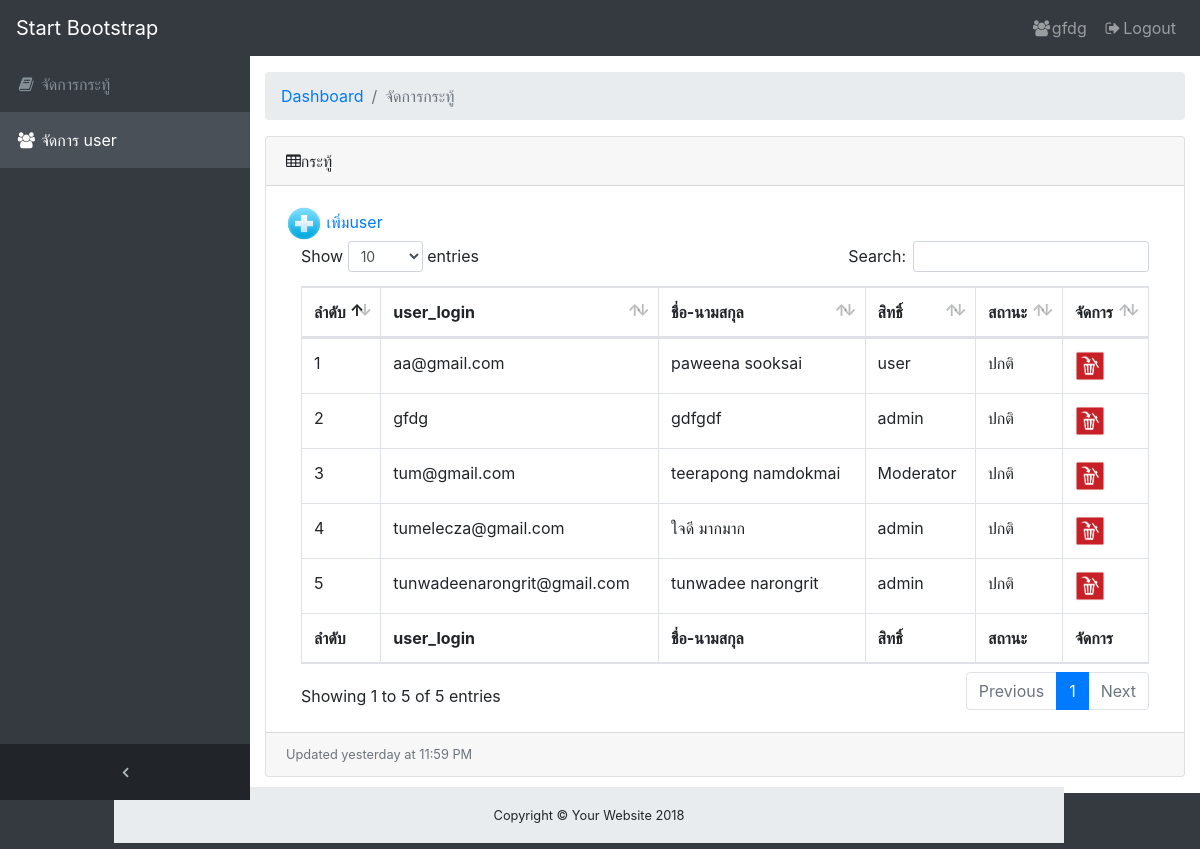
The page /admin/manage_user.php (signed in) on the database its author committed.
### tables this page shows
CREATE TABLE `users` (
  `user_login` varchar(30) NOT NULL,
  `password` text NOT NULL,
  `user_fullname` varchar(200) NOT NULL,
  `user_type_id` varchar(10) NOT NULL,
  `user_status` varchar(1) NOT NULL,
  `last_login` date NOT NULL,
  `create_date` datetime NOT NULL,
  `create_by` varchar(50) NOT NULL,
  `update_date` datetime NOT NULL,
  `update_by` varchar(50) NOT NULL
);

CREATE TABLE `user_type` (
  `user_type_id` int(11) NOT NULL,
  `user_type_name` varchar(100) NOT NULL,
  `status` int(1) NOT NULL,
  `create_date` datetime NOT NULL,
  `create_by` varchar(100) NOT NULL,
  `update_date` datetime NOT NULL,
  `update_by` varchar(100) NOT NULL
);

### admin/manage_user.php (the view, shortened to what this page needs)
<?php
if($_SESSION["session_user"]!="" && $_SESSION["user_type"]=="admin" ){
?>
<!DOCTYPE html>
<html lang="en">
<head>
  <link href="../vendor/bootstrap/css/bootstrap.min.css" rel="stylesheet">
  <link href="../vendor/font-awesome/css/font-awesome.min.css" rel="stylesheet" type="text/css">
  <link href="../vendor/datatables/dataTables.bootstrap4.css" rel="stylesheet">
  <link href="../css/sb-admin.css" rel="stylesheet">
</head>
<body class="fixed-nav sticky-footer bg-dark" id="page-top">
  <nav class="navbar navbar-expand-lg navbar-dark bg-dark fixed-top" id="mainNav">
    <a class="navbar-brand" href="index.html">Start Bootstrap</a>
    <div class="collapse navbar-collapse" id="navbarResponsive">
      <ul class="navbar-nav navbar-sidenav" id="exampleAccordion">
        <li class="nav-item" data-toggle="tooltip" data-placement="right" title="Dashboard">
          <a class="nav-link" href="index.php">
            <i class="fa fa-fw fa-book" ></i>
            <span class="nav-link-text">จัดการกระทู้</span>
          </a>
        </li>
        <li class="nav-item active" data-toggle="tooltip" data-placement="right" title="Dashboard">
          <a class="nav-link" href="manage_user.php">
            <i class="fa fa-fw fa-users" ></i>
            <span class="nav-link-text">จัดการ user</span>
          </a>
        </li>
      </ul>
      <ul class="navbar-nav sidenav-toggler">
        <li class="nav-item">
          <a class="nav-link text-center" id="sidenavToggler">
            <i class="fa fa-fw fa-angle-left"></i>
          </a>
        </li>
      </ul>
      <ul class="navbar-nav ml-auto">
		<li class="nav-item">
          <a class="nav-link" data-toggle="modal" data-target="#exampleModal">
            <i class="fa fa-fw fa-users"></i><?php echo $_SESSION["session_user"];?></a>
        </li>
        <li class="nav-item">
          <a class="nav-link" data-toggle="modal" data-target="#exampleModal">
            <i class="fa fa-fw fa-sign-out"></i>Logout</a>
        </li>
      </ul>
    </div>
  </nav>
  <div class="content-wrapper">
    <div class="container-fluid">
      <ol class="breadcrumb">
        <li class="breadcrumb-item">
          <a href="#">Dashboard</a>
        </li>
        <li class="breadcrumb-item active">จัดการกระทู้</li>
      </ol>
      <div class="card mb-3">
        <div class="card-header">
          <i class="fa fa-table"></i>กระทู้</div>
        <div class="card-body">
          <div class="table-responsive">
          <div><a href="formAdd_user.php"><img src="../img/add.png" width="36" height="35"> เพิ่มuser</a></div>
            <table class="table table-bordered" id="dataTable" width="100%" cellspacing="0">
              <thead>
                <tr>
                  <th>ลำดับ</th>
                  <th>user_login</th>
                  <th>ชื่อ-นามสกุล</th>
                  <th>สิทธิ์</th>
                  <th>สถานะ</th>
                  <th>จัดการ</th>
                </tr>
              </thead>
              <tfoot>
                <tr>
                  <th>ลำดับ</th>
                  <th>user_login</th>
                  <th>ชื่อ-นามสกุล</th>
                  <th>สิทธิ์</th>
                  <th>สถานะ</th>
                  <th>จัดการ</th>
                </tr>
              </tfoot>
              <tbody>
              <?php
			  include("../conf/config.php");
			  $strSQL = "SELECT user_login,user_fullname,user_type_name,user_status FROM users us inner join user_type ut on us.user_type_id = ut.user_type_id ";
	$objQuery = mysqli_query($con,$strSQL);
    $Num_Rows = mysqli_num_rows($objQuery);
	$i=0;
	if($Num_Rows==0){
	?>
    <tr>
    	<td colspan="8" align="center"><font color="red">ไม่พบข้อมูล</font></td>
    </tr>
	<?php
	}else{
			while ($Result = mysqli_fetch_array($objQuery)) {
			$i++;
			$user_login = $Result["user_login"];
			$user_fullname = $Result["user_fullname"];
			$user_type_name = $Result["user_type_name"];
			$status = $Result["user_status"];
			  ?>
                <tr>
                  <td><?php echo $i;?></td>
				  <td><?php echo $user_login;?></td>
                  <td><?php echo $user_fullname;?></td>
                  <td><?php echo $user_type_name;?></td>
                  <td><?php if($status==0){
					  echo "<font color=red>ยกเลิก</font>";
					  }else{ echo "ปกติ";}?></td>
                  <td>
                  <?php if($status==1){?>
                  <a href="javascript:delete_user('<?php echo $user_login; ?>')"><img src="../img/Delete_Icon.png" width="30"></a>
				  <?php }else{?>
                  <img src="../img/Delete_Icon.png" width="30">
				  <?php } ?></td>
                </tr>
                <?php }
	} ?>
              </tbody>
            </table>
          </div>
        </div>
        <div class="card-footer small text-muted">Updated yesterday at 11:59 PM</div>
      </div>
    </div>
    <footer class="sticky-footer">
      <div class="container">
        <div class="text-center">
          <small>Copyright © Your Website 2018</small>
        </div>
      </div>
    </footer>
  </div>
</body>
</html>
<?php
}else{
header( "location: ../logout.php" );
}
?>

### css/sb-admin.css (style rules this page uses)
html { position: relative; min-height: 100%; }
body { overflow-x: hidden; }
body.sticky-footer { margin-bottom: 56px; }
body.sticky-footer .content-wrapper { min-height: calc(100vh - 56px - 56px); }
body.fixed-nav { padding-top: 56px; }
.content-wrapper { min-height: calc(100vh - 56px); padding-top: 1rem; }
#mainNav .navbar-collapse { overflow: auto; max-height: 75vh; }
#mainNav .navbar-collapse .navbar-nav .nav-item .nav-link { cursor: pointer; }
#mainNav .navbar-collapse .sidenav-toggler { display: none; }
@media (min-width: 992px) { #mainNav .navbar-brand { width: 250px; } }
@media (min-width: 992px) { #mainNav .navbar-collapse { overflow: visible; max-height: none; } }
@media (min-width: 992px) { #mainNav .navbar-collapse .navbar-sidenav { position: absolute; top: 0; left: 0; -webkit-flex-direction: column; -ms-flex-direction: column; flex-direction: column; margin-top: 56px; } }
@media (min-width: 992px) { #mainNav .navbar-collapse .navbar-sidenav > .nav-item { width: 250px; padding: 0; } }
@media (min-width: 992px) { #mainNav .navbar-collapse .navbar-sidenav > .nav-item > .nav-link { padding: 1em; } }
#mainNav.fixed-top .sidenav-toggler { display: none; }
@media (min-width: 992px) { #mainNav.fixed-top .navbar-sidenav { height: calc(100vh - 112px); } }
@media (min-width: 992px) { #mainNav.fixed-top .sidenav-toggler { position: absolute; top: 0; left: 0; display: flex; -webkit-flex-direction: column; -ms-flex-direction: column; flex-direction: column; margin-top: calc(100vh - 56px); } }
@media (min-width: 992px) { #mainNav.fixed-top .sidenav-toggler > .nav-item { width: 250px; padding: 0; } }
@media (min-width: 992px) { #mainNav.fixed-top .sidenav-toggler > .nav-item > .nav-link { padding: 1em; } }
#mainNav.fixed-top.navbar-dark .sidenav-toggler { background-color: #212529; }
#mainNav.fixed-top.navbar-dark .sidenav-toggler a i { color: #adb5bd; }
.content-wrapper { overflow-x: hidden; background: white; }
@media (min-width: 992px) { .content-wrapper { margin-left: 250px; } }
#sidenavToggler i { font-weight: 800; }
#mainNav.navbar-dark .navbar-collapse .navbar-sidenav > .nav-item > .nav-link { color: #868e96; }
@media (min-width: 992px) { #mainNav.navbar-dark .navbar-collapse .navbar-sidenav { background: #343a40; } }
@media (min-width: 992px) { #mainNav.navbar-dark .navbar-collapse .navbar-sidenav li.active a { color: white !important; background-color: #495057; } }
footer.sticky-footer { position: absolute; right: 136px; bottom: 6px; width: 100%; height: 56px; background-color: #e9ecef; line-height: 55px; }
@media (min-width: 992px) { footer.sticky-footer { width: calc(100% - 250px); } }

### rows shown on the page
users: user_login "aa@gmail.com", user_fullname "paweena sooksai", user_type.user_type_name "user", user_status "ปกติ"
users: user_login "gfdg", user_fullname "gdfgdf", user_type.user_type_name "admin", user_status "ปกติ"
users: user_login "tum@gmail.com", user_fullname "teerapong namdokmai", user_type.user_type_name "Moderator", user_status "ปกติ"
users: user_login "tumelecza@gmail.com", user_fullname "ใจดี มากมาก", user_type.user_type_name "admin", user_status "ปกติ"
users: user_login "tunwadeenarongrit@gmail.com", user_fullname "tunwadee narongrit", user_type.user_type_name "admin", user_status "ปกติ"

### other values the page prints
$_SESSION["session_user"] "gfdg"
